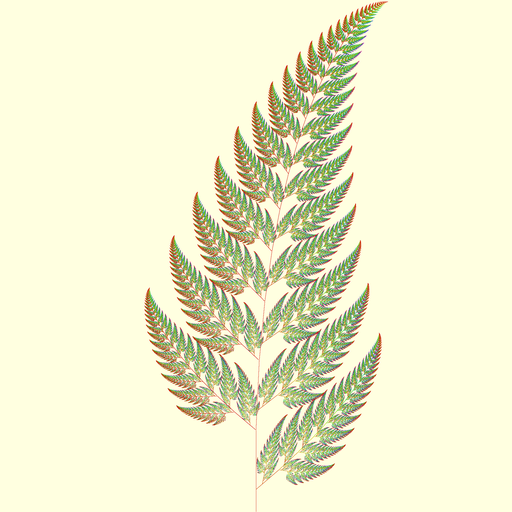

Write the Python code that produced this figure.
# Copyright (c) 2024 Jatin Sanghvi
# All rights reserved.

"""Draws the Barnsley fern - Year 2009 Version (Revised)."""

import random

from PIL import Image, ImageDraw

SCALE = 4
FINAL_DIM = 512
IMAGE_DIM = FINAL_DIM * SCALE

image = Image.new(mode="RGB", size=(IMAGE_DIM, IMAGE_DIM), color="LightYellow")
draw = ImageDraw.Draw(image)

x, y = 0.0, 0.0
stem_i = 0
hue = 0

for i in range(5000000):
    r = random.random()
    if i - stem_i >= 30 or r < 0.01:
        x, y = 0, 0.16 * y
        stem_i = i
        hue = 0
    elif r < 0.86:
        x, y = 0.85 * x + 0.04 * y, -0.04 * x + 0.85 * y + 1.6
    elif r < 0.93:
        x, y = 0.2 * x - 0.26 * y, 0.23 * x + 0.22 * y + 1.6
    else:
        x, y = -0.15 * x + 0.28 * y, 0.26 * x + 0.24 * y + 0.44
        if hue == 0:
            hue = min((i - stem_i) * 18, 359)

    draw.point((int((x + 5) / 10 * IMAGE_DIM), int(y / 10 * IMAGE_DIM)), f"hsl({hue}, 100%, 40%)")

image = image.transpose(Image.Transpose.FLIP_TOP_BOTTOM)
image = image.resize((FINAL_DIM, FINAL_DIM), Image.Resampling.LANCZOS)
image.save("fern-2009-revised.png")
